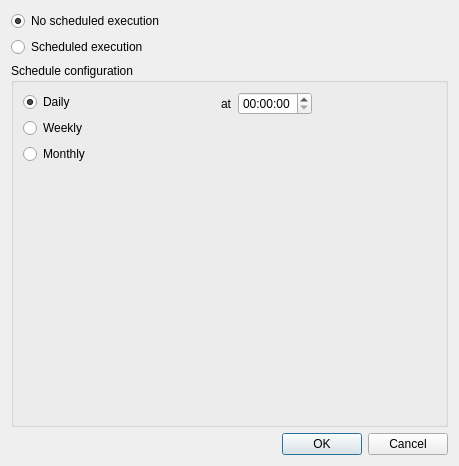
<?xml version="1.0" encoding="UTF-8"?>
<ui version="4.0">
 <class>SchedulerDialog</class>
 <widget class="QDialog" name="SchedulerDialog">
  <property name="geometry">
   <rect>
    <x>0</x>
    <y>0</y>
    <width>459</width>
    <height>466</height>
   </rect>
  </property>
  <property name="windowTitle">
   <string>Scheduled Run Configuration</string>
  </property>
  <layout class="QVBoxLayout" name="verticalLayout">
   <item>
    <widget class="QRadioButton" name="noScheduleButton">
     <property name="text">
      <string>No scheduled execution</string>
     </property>
     <property name="checked">
      <bool>true</bool>
     </property>
    </widget>
   </item>
   <item>
    <widget class="QRadioButton" name="scheduleButton">
     <property name="text">
      <string>Scheduled execution</string>
     </property>
    </widget>
   </item>
   <item>
    <widget class="QGroupBox" name="configurationGroupBox">
     <property name="title">
      <string>Schedule configuration</string>
     </property>
     <layout class="QVBoxLayout" name="verticalLayout_6">
      <item>
       <layout class="QHBoxLayout" name="horizontalLayout_2">
        <item>
         <layout class="QVBoxLayout" name="verticalLayout_2">
          <item>
           <widget class="QRadioButton" name="dailyButton">
            <property name="text">
             <string>Daily</string>
            </property>
            <property name="checked">
             <bool>true</bool>
            </property>
           </widget>
          </item>
          <item>
           <widget class="QRadioButton" name="weeklyButton">
            <property name="text">
             <string>Weekly</string>
            </property>
           </widget>
          </item>
          <item>
           <widget class="QRadioButton" name="monthlyButton">
            <property name="text">
             <string>Monthly</string>
            </property>
           </widget>
          </item>
          <item>
           <spacer name="verticalSpacer">
            <property name="orientation">
             <enum>Qt::Vertical</enum>
            </property>
            <property name="sizeHint" stdset="0">
             <size>
              <width>20</width>
              <height>40</height>
             </size>
            </property>
           </spacer>
          </item>
         </layout>
        </item>
        <item>
         <layout class="QVBoxLayout" name="verticalLayout_5">
          <item>
           <layout class="QHBoxLayout" name="horizontalLayout">
            <item>
             <spacer name="horizontalSpacer">
              <property name="orientation">
               <enum>Qt::Horizontal</enum>
              </property>
              <property name="sizeHint" stdset="0">
               <size>
                <width>40</width>
                <height>20</height>
               </size>
              </property>
             </spacer>
            </item>
            <item>
             <widget class="QLabel" name="label">
              <property name="text">
               <string>at</string>
              </property>
             </widget>
            </item>
            <item>
             <widget class="QTimeEdit" name="scheduleTimeEdit"/>
            </item>
            <item>
             <spacer name="horizontalSpacer_2">
              <property name="orientation">
               <enum>Qt::Horizontal</enum>
              </property>
              <property name="sizeHint" stdset="0">
               <size>
                <width>40</width>
                <height>20</height>
               </size>
              </property>
             </spacer>
            </item>
           </layout>
          </item>
          <item>
           <widget class="QStackedWidget" name="configurationStackedWidget">
            <property name="currentIndex">
             <number>2</number>
            </property>
            <widget class="QWidget" name="dailyPage">
             <layout class="QHBoxLayout" name="horizontalLayout_5"/>
            </widget>
            <widget class="QWidget" name="weeklyPage">
             <layout class="QVBoxLayout" name="verticalLayout_3">
              <item>
               <layout class="QGridLayout" name="gridLayout">
                <item row="0" column="0">
                 <widget class="QCheckBox" name="sundayBox">
                  <property name="text">
                   <string>Sunday</string>
                  </property>
                 </widget>
                </item>
                <item row="0" column="1">
                 <widget class="QCheckBox" name="wednesdayBox">
                  <property name="text">
                   <string>Wednesday</string>
                  </property>
                 </widget>
                </item>
                <item row="1" column="0">
                 <widget class="QCheckBox" name="mondayBox">
                  <property name="text">
                   <string>Monday</string>
                  </property>
                 </widget>
                </item>
                <item row="1" column="1">
                 <widget class="QCheckBox" name="thursdayBox">
                  <property name="text">
                   <string>Thursday</string>
                  </property>
                 </widget>
                </item>
                <item row="1" column="2">
                 <widget class="QCheckBox" name="saturdayBox">
                  <property name="text">
                   <string>Saturday</string>
                  </property>
                 </widget>
                </item>
                <item row="2" column="0">
                 <widget class="QCheckBox" name="tuesdayBox">
                  <property name="text">
                   <string>Tuesday</string>
                  </property>
                 </widget>
                </item>
                <item row="2" column="1">
                 <widget class="QCheckBox" name="fridayBox">
                  <property name="text">
                   <string>Friday</string>
                  </property>
                 </widget>
                </item>
               </layout>
              </item>
             </layout>
            </widget>
            <widget class="QWidget" name="montlyPage">
             <layout class="QVBoxLayout" name="_2"/>
            </widget>
           </widget>
          </item>
         </layout>
        </item>
       </layout>
      </item>
      <item>
       <widget class="PathSelectionControl" name="fileSelectionDialog" native="true"/>
      </item>
     </layout>
    </widget>
   </item>
   <item>
    <widget class="QDialogButtonBox" name="buttonBox">
     <property name="orientation">
      <enum>Qt::Horizontal</enum>
     </property>
     <property name="standardButtons">
      <set>QDialogButtonBox::Cancel|QDialogButtonBox::Ok</set>
     </property>
    </widget>
   </item>
  </layout>
 </widget>
 <customwidgets>
  <customwidget>
   <class>PathSelectionControl</class>
   <extends>QWidget</extends>
   <header location="global">pathselectioncontrol.h</header>
   <container>1</container>
  </customwidget>
 </customwidgets>
 <resources/>
 <connections>
  <connection>
   <sender>buttonBox</sender>
   <signal>rejected()</signal>
   <receiver>SchedulerDialog</receiver>
   <slot>reject()</slot>
   <hints>
    <hint type="sourcelabel">
     <x>322</x>
     <y>498</y>
    </hint>
    <hint type="destinationlabel">
     <x>286</x>
     <y>274</y>
    </hint>
   </hints>
  </connection>
 </connections>
</ui>
